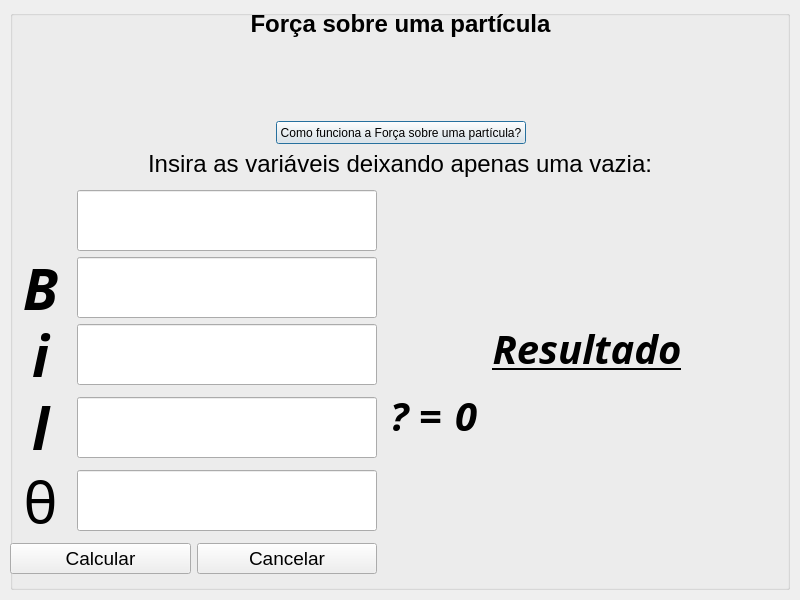
<?xml version="1.0" encoding="UTF-8"?>
<ui version="4.0">
 <class>telaParticula</class>
 <widget class="QDialog" name="telaParticula">
  <property name="geometry">
   <rect>
    <x>0</x>
    <y>0</y>
    <width>800</width>
    <height>600</height>
   </rect>
  </property>
  <property name="minimumSize">
   <size>
    <width>800</width>
    <height>600</height>
   </size>
  </property>
  <property name="maximumSize">
   <size>
    <width>800</width>
    <height>600</height>
   </size>
  </property>
  <property name="windowTitle">
   <string>Sistema de Resolução de Equações - Força sobre uma partícula</string>
  </property>
  <property name="windowIcon">
   <iconset resource="fileRecourses.qrc">
    <normaloff>:/new/logo/images/logo.png</normaloff>:/new/logo/images/logo.png</iconset>
  </property>
  <widget class="QGroupBox" name="groupBox">
   <property name="geometry">
    <rect>
     <x>10</x>
     <y>10</y>
     <width>780</width>
     <height>580</height>
    </rect>
   </property>
   <property name="minimumSize">
    <size>
     <width>780</width>
     <height>580</height>
    </size>
   </property>
   <property name="maximumSize">
    <size>
     <width>780</width>
     <height>580</height>
    </size>
   </property>
   <property name="title">
    <string/>
   </property>
   <widget class="QWidget" name="layoutWidget">
    <property name="geometry">
     <rect>
      <x>0</x>
      <y>0</y>
      <width>781</width>
      <height>574</height>
     </rect>
    </property>
    <layout class="QVBoxLayout" name="verticalLayout_6">
     <item>
      <layout class="QVBoxLayout" name="verticalLayout_3">
       <item>
        <layout class="QHBoxLayout" name="horizontalLayout_7">
         <item>
          <spacer name="horizontalSpacer_8">
           <property name="orientation">
            <enum>Qt::Horizontal</enum>
           </property>
           <property name="sizeHint" stdset="0">
            <size>
             <width>40</width>
             <height>20</height>
            </size>
           </property>
          </spacer>
         </item>
         <item>
          <widget class="QLabel" name="titulo">
           <property name="font">
            <font>
             <family>Arial</family>
             <pointsize>18</pointsize>
             <weight>75</weight>
             <bold>true</bold>
            </font>
           </property>
           <property name="text">
            <string>Força sobre uma partícula</string>
           </property>
           <property name="alignment">
            <set>Qt::AlignCenter</set>
           </property>
          </widget>
         </item>
         <item>
          <spacer name="horizontalSpacer_7">
           <property name="orientation">
            <enum>Qt::Horizontal</enum>
           </property>
           <property name="sizeHint" stdset="0">
            <size>
             <width>40</width>
             <height>20</height>
            </size>
           </property>
          </spacer>
         </item>
        </layout>
       </item>
       <item>
        <layout class="QHBoxLayout" name="horizontalLayout_6">
         <item>
          <spacer name="horizontalSpacer_4">
           <property name="orientation">
            <enum>Qt::Horizontal</enum>
           </property>
           <property name="sizeHint" stdset="0">
            <size>
             <width>40</width>
             <height>20</height>
            </size>
           </property>
          </spacer>
         </item>
         <item>
          <widget class="QLabel" name="formulaSobreParticula">
           <property name="minimumSize">
            <size>
             <width>371</width>
             <height>71</height>
            </size>
           </property>
           <property name="maximumSize">
            <size>
             <width>371</width>
             <height>71</height>
            </size>
           </property>
           <property name="text">
            <string/>
           </property>
           <property name="pixmap">
            <pixmap resource="fileRecourses.qrc">:/new/formulas/images/08.PNG</pixmap>
           </property>
           <property name="scaledContents">
            <bool>true</bool>
           </property>
           <property name="alignment">
            <set>Qt::AlignCenter</set>
           </property>
          </widget>
         </item>
         <item>
          <spacer name="horizontalSpacer_3">
           <property name="orientation">
            <enum>Qt::Horizontal</enum>
           </property>
           <property name="sizeHint" stdset="0">
            <size>
             <width>40</width>
             <height>20</height>
            </size>
           </property>
          </spacer>
         </item>
        </layout>
       </item>
       <item>
        <layout class="QVBoxLayout" name="verticalLayout_2">
         <item>
          <layout class="QHBoxLayout" name="horizontalLayout">
           <item>
            <spacer name="horizontalSpacer_2">
             <property name="orientation">
              <enum>Qt::Horizontal</enum>
             </property>
             <property name="sizeHint" stdset="0">
              <size>
               <width>40</width>
               <height>20</height>
              </size>
             </property>
            </spacer>
           </item>
           <item>
            <widget class="QPushButton" name="btnSite">
             <property name="minimumSize">
              <size>
               <width>250</width>
               <height>23</height>
              </size>
             </property>
             <property name="maximumSize">
              <size>
               <width>250</width>
               <height>23</height>
              </size>
             </property>
             <property name="layoutDirection">
              <enum>Qt::LeftToRight</enum>
             </property>
             <property name="text">
              <string>Como funciona a Força sobre uma partícula?</string>
             </property>
             <property name="default">
              <bool>false</bool>
             </property>
            </widget>
           </item>
           <item>
            <spacer name="horizontalSpacer">
             <property name="orientation">
              <enum>Qt::Horizontal</enum>
             </property>
             <property name="sizeHint" stdset="0">
              <size>
               <width>40</width>
               <height>20</height>
              </size>
             </property>
            </spacer>
           </item>
          </layout>
         </item>
        </layout>
       </item>
       <item>
        <layout class="QHBoxLayout" name="horizontalLayout_5">
         <item>
          <spacer name="horizontalSpacer_5">
           <property name="orientation">
            <enum>Qt::Horizontal</enum>
           </property>
           <property name="sizeHint" stdset="0">
            <size>
             <width>40</width>
             <height>20</height>
            </size>
           </property>
          </spacer>
         </item>
         <item>
          <layout class="QFormLayout" name="formLayout"/>
         </item>
         <item>
          <widget class="QLabel" name="descricao">
           <property name="font">
            <font>
             <pointsize>18</pointsize>
            </font>
           </property>
           <property name="text">
            <string>Insira as variáveis deixando apenas uma vazia:</string>
           </property>
          </widget>
         </item>
         <item>
          <spacer name="horizontalSpacer_6">
           <property name="orientation">
            <enum>Qt::Horizontal</enum>
           </property>
           <property name="sizeHint" stdset="0">
            <size>
             <width>40</width>
             <height>20</height>
            </size>
           </property>
          </spacer>
         </item>
        </layout>
       </item>
      </layout>
     </item>
     <item>
      <layout class="QHBoxLayout" name="horizontalLayout_8">
       <item>
        <layout class="QVBoxLayout" name="LayoutVariaveis">
         <item>
          <layout class="QVBoxLayout" name="verticalLayout">
           <item>
            <layout class="QHBoxLayout" name="Fm">
             <item>
              <widget class="QLabel" name="labelFm">
               <property name="minimumSize">
                <size>
                 <width>61</width>
                 <height>61</height>
                </size>
               </property>
               <property name="maximumSize">
                <size>
                 <width>61</width>
                 <height>61</height>
                </size>
               </property>
               <property name="font">
                <font>
                 <family>Adobe Devanagari</family>
                 <pointsize>43</pointsize>
                 <weight>75</weight>
                 <italic>true</italic>
                 <bold>true</bold>
                </font>
               </property>
               <property name="text">
                <string/>
               </property>
               <property name="pixmap">
                <pixmap resource="fileRecourses.qrc">:/new/variaveis/images/Fm.png</pixmap>
               </property>
               <property name="scaledContents">
                <bool>true</bool>
               </property>
               <property name="alignment">
                <set>Qt::AlignCenter</set>
               </property>
              </widget>
             </item>
             <item>
              <widget class="QLineEdit" name="variavelFm">
               <property name="minimumSize">
                <size>
                 <width>300</width>
                 <height>61</height>
                </size>
               </property>
               <property name="maximumSize">
                <size>
                 <width>300</width>
                 <height>61</height>
                </size>
               </property>
               <property name="font">
                <font>
                 <family>Adobe Devanagari</family>
                 <pointsize>28</pointsize>
                 <weight>75</weight>
                 <italic>true</italic>
                 <bold>true</bold>
                </font>
               </property>
               <property name="inputMask">
                <string/>
               </property>
               <property name="text">
                <string/>
               </property>
               <property name="alignment">
                <set>Qt::AlignCenter</set>
               </property>
              </widget>
             </item>
            </layout>
           </item>
           <item>
            <layout class="QHBoxLayout" name="B">
             <item>
              <widget class="QLabel" name="labelB">
               <property name="minimumSize">
                <size>
                 <width>61</width>
                 <height>61</height>
                </size>
               </property>
               <property name="maximumSize">
                <size>
                 <width>61</width>
                 <height>61</height>
                </size>
               </property>
               <property name="font">
                <font>
                 <family>Adobe Devanagari</family>
                 <pointsize>43</pointsize>
                 <weight>75</weight>
                 <italic>true</italic>
                 <bold>true</bold>
                </font>
               </property>
               <property name="text">
                <string>B</string>
               </property>
               <property name="alignment">
                <set>Qt::AlignCenter</set>
               </property>
              </widget>
             </item>
             <item>
              <widget class="QLineEdit" name="variavelB">
               <property name="minimumSize">
                <size>
                 <width>300</width>
                 <height>61</height>
                </size>
               </property>
               <property name="maximumSize">
                <size>
                 <width>300</width>
                 <height>61</height>
                </size>
               </property>
               <property name="font">
                <font>
                 <family>Adobe Devanagari</family>
                 <pointsize>28</pointsize>
                 <weight>75</weight>
                 <italic>true</italic>
                 <bold>true</bold>
                </font>
               </property>
               <property name="text">
                <string/>
               </property>
               <property name="alignment">
                <set>Qt::AlignCenter</set>
               </property>
              </widget>
             </item>
            </layout>
           </item>
           <item>
            <layout class="QHBoxLayout" name="I">
             <item>
              <widget class="QLabel" name="labelI">
               <property name="minimumSize">
                <size>
                 <width>61</width>
                 <height>61</height>
                </size>
               </property>
               <property name="maximumSize">
                <size>
                 <width>61</width>
                 <height>61</height>
                </size>
               </property>
               <property name="font">
                <font>
                 <family>Adobe Devanagari</family>
                 <pointsize>43</pointsize>
                 <weight>75</weight>
                 <italic>true</italic>
                 <bold>true</bold>
                </font>
               </property>
               <property name="text">
                <string>i</string>
               </property>
               <property name="scaledContents">
                <bool>true</bool>
               </property>
               <property name="alignment">
                <set>Qt::AlignCenter</set>
               </property>
              </widget>
             </item>
             <item>
              <widget class="QLineEdit" name="variavelI">
               <property name="minimumSize">
                <size>
                 <width>300</width>
                 <height>61</height>
                </size>
               </property>
               <property name="maximumSize">
                <size>
                 <width>300</width>
                 <height>61</height>
                </size>
               </property>
               <property name="font">
                <font>
                 <family>Adobe Devanagari</family>
                 <pointsize>28</pointsize>
                 <weight>75</weight>
                 <italic>true</italic>
                 <bold>true</bold>
                </font>
               </property>
               <property name="layoutDirection">
                <enum>Qt::LeftToRight</enum>
               </property>
               <property name="text">
                <string/>
               </property>
               <property name="alignment">
                <set>Qt::AlignCenter</set>
               </property>
              </widget>
             </item>
            </layout>
           </item>
          </layout>
         </item>
         <item>
          <layout class="QHBoxLayout" name="L_2">
           <item>
            <widget class="QLabel" name="labelL">
             <property name="minimumSize">
              <size>
               <width>61</width>
               <height>61</height>
              </size>
             </property>
             <property name="maximumSize">
              <size>
               <width>61</width>
               <height>61</height>
              </size>
             </property>
             <property name="font">
              <font>
               <family>Adobe Devanagari</family>
               <pointsize>43</pointsize>
               <weight>75</weight>
               <italic>true</italic>
               <bold>true</bold>
              </font>
             </property>
             <property name="text">
              <string>l</string>
             </property>
             <property name="scaledContents">
              <bool>true</bool>
             </property>
             <property name="alignment">
              <set>Qt::AlignCenter</set>
             </property>
            </widget>
           </item>
           <item>
            <widget class="QLineEdit" name="variavelL">
             <property name="minimumSize">
              <size>
               <width>300</width>
               <height>61</height>
              </size>
             </property>
             <property name="maximumSize">
              <size>
               <width>300</width>
               <height>61</height>
              </size>
             </property>
             <property name="font">
              <font>
               <family>Adobe Devanagari</family>
               <pointsize>28</pointsize>
               <weight>75</weight>
               <italic>true</italic>
               <bold>true</bold>
              </font>
             </property>
             <property name="layoutDirection">
              <enum>Qt::LeftToRight</enum>
             </property>
             <property name="text">
              <string/>
             </property>
             <property name="alignment">
              <set>Qt::AlignCenter</set>
             </property>
            </widget>
           </item>
          </layout>
         </item>
         <item>
          <layout class="QHBoxLayout" name="horizontalLayout_4">
           <item>
            <widget class="QLabel" name="labelTeta">
             <property name="minimumSize">
              <size>
               <width>61</width>
               <height>61</height>
              </size>
             </property>
             <property name="maximumSize">
              <size>
               <width>61</width>
               <height>61</height>
              </size>
             </property>
             <property name="font">
              <font>
               <family>Adobe Devanagari</family>
               <pointsize>43</pointsize>
               <weight>50</weight>
               <italic>false</italic>
               <bold>false</bold>
              </font>
             </property>
             <property name="text">
              <string>θ</string>
             </property>
             <property name="scaledContents">
              <bool>true</bool>
             </property>
             <property name="alignment">
              <set>Qt::AlignCenter</set>
             </property>
            </widget>
           </item>
           <item>
            <widget class="QLineEdit" name="variavelTeta">
             <property name="minimumSize">
              <size>
               <width>300</width>
               <height>61</height>
              </size>
             </property>
             <property name="maximumSize">
              <size>
               <width>300</width>
               <height>61</height>
              </size>
             </property>
             <property name="font">
              <font>
               <family>Adobe Devanagari</family>
               <pointsize>28</pointsize>
               <weight>75</weight>
               <italic>true</italic>
               <bold>true</bold>
              </font>
             </property>
             <property name="layoutDirection">
              <enum>Qt::LeftToRight</enum>
             </property>
             <property name="text">
              <string/>
             </property>
             <property name="alignment">
              <set>Qt::AlignCenter</set>
             </property>
            </widget>
           </item>
          </layout>
         </item>
         <item>
          <layout class="QHBoxLayout" name="horizontalLayout_2">
           <item>
            <widget class="QPushButton" name="btnCalculate">
             <property name="font">
              <font>
               <pointsize>14</pointsize>
              </font>
             </property>
             <property name="text">
              <string>Calcular</string>
             </property>
            </widget>
           </item>
           <item>
            <widget class="QPushButton" name="btnCancelar">
             <property name="font">
              <font>
               <pointsize>14</pointsize>
              </font>
             </property>
             <property name="text">
              <string>Cancelar</string>
             </property>
            </widget>
           </item>
          </layout>
         </item>
        </layout>
       </item>
       <item>
        <layout class="QVBoxLayout" name="verticalLayout_5">
         <item>
          <spacer name="verticalSpacer_3">
           <property name="orientation">
            <enum>Qt::Vertical</enum>
           </property>
           <property name="sizeHint" stdset="0">
            <size>
             <width>20</width>
             <height>40</height>
            </size>
           </property>
          </spacer>
         </item>
         <item>
          <layout class="QVBoxLayout" name="verticalLayout_4">
           <item>
            <spacer name="verticalSpacer">
             <property name="orientation">
              <enum>Qt::Vertical</enum>
             </property>
             <property name="sizeHint" stdset="0">
              <size>
               <width>20</width>
               <height>40</height>
              </size>
             </property>
            </spacer>
           </item>
           <item>
            <layout class="QVBoxLayout" name="LayoutResposta">
             <item>
              <widget class="QLabel" name="titleResultado">
               <property name="font">
                <font>
                 <family>Adobe Devanagari</family>
                 <pointsize>30</pointsize>
                 <weight>75</weight>
                 <italic>true</italic>
                 <bold>true</bold>
                 <underline>true</underline>
                </font>
               </property>
               <property name="text">
                <string>Resultado</string>
               </property>
               <property name="alignment">
                <set>Qt::AlignCenter</set>
               </property>
              </widget>
             </item>
             <item>
              <layout class="QHBoxLayout" name="respLayout">
               <item>
                <widget class="QLabel" name="variavelResp">
                 <property name="minimumSize">
                  <size>
                   <width>66</width>
                   <height>66</height>
                  </size>
                 </property>
                 <property name="maximumSize">
                  <size>
                   <width>66</width>
                   <height>66</height>
                  </size>
                 </property>
                 <property name="font">
                  <font>
                   <family>Adobe Devanagari</family>
                   <pointsize>30</pointsize>
                   <weight>75</weight>
                   <italic>true</italic>
                   <bold>true</bold>
                  </font>
                 </property>
                 <property name="text">
                  <string>? =</string>
                 </property>
                 <property name="scaledContents">
                  <bool>true</bool>
                 </property>
                 <property name="alignment">
                  <set>Qt::AlignCenter</set>
                 </property>
                </widget>
               </item>
               <item>
                <widget class="QLabel" name="Resp">
                 <property name="minimumSize">
                  <size>
                   <width>550</width>
                   <height>66</height>
                  </size>
                 </property>
                 <property name="maximumSize">
                  <size>
                   <width>550</width>
                   <height>66</height>
                  </size>
                 </property>
                 <property name="font">
                  <font>
                   <family>Adobe Devanagari</family>
                   <pointsize>30</pointsize>
                   <weight>75</weight>
                   <italic>true</italic>
                   <bold>true</bold>
                  </font>
                 </property>
                 <property name="text">
                  <string>0</string>
                 </property>
                 <property name="scaledContents">
                  <bool>true</bool>
                 </property>
                </widget>
               </item>
              </layout>
             </item>
            </layout>
           </item>
           <item>
            <spacer name="verticalSpacer_2">
             <property name="orientation">
              <enum>Qt::Vertical</enum>
             </property>
             <property name="sizeHint" stdset="0">
              <size>
               <width>20</width>
               <height>40</height>
              </size>
             </property>
            </spacer>
           </item>
          </layout>
         </item>
         <item>
          <spacer name="verticalSpacer_4">
           <property name="orientation">
            <enum>Qt::Vertical</enum>
           </property>
           <property name="sizeHint" stdset="0">
            <size>
             <width>20</width>
             <height>40</height>
            </size>
           </property>
          </spacer>
         </item>
        </layout>
       </item>
      </layout>
     </item>
    </layout>
   </widget>
  </widget>
 </widget>
 <resources>
  <include location="fileRecourses.qrc"/>
 </resources>
 <connections/>
</ui>
